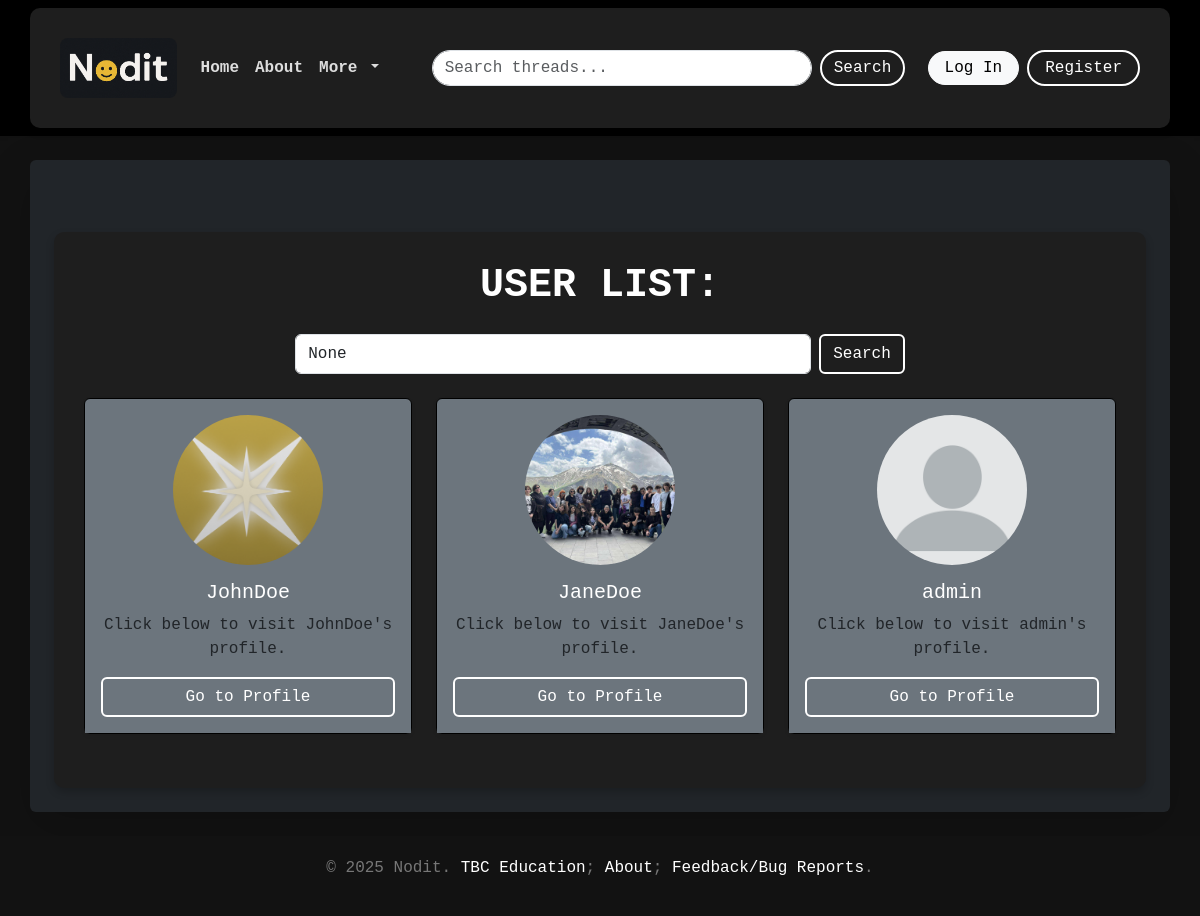
The app's page /userlist with its own data.
### models.py (models this page shows, shortened)
class User(db.Model, UserMixin):
    __tablename__ = "Users"
    id = db.Column(db.Integer, primary_key=True)
    username = db.Column(db.String, unique=True)
    password = db.Column(db.String)
    gender = db.Column(db.String)
    birthday = db.Column(db.Date)
    country = db.Column(db.String)
    pfp = db.Column(db.String)
    role = db.Column(db.String, default="user")
    posts = db.relationship("Post", back_populates="creator", lazy=True)
    comments = db.relationship("Comment", back_populates="commenter", lazy=True)

### routes.py (the view)
@app.route("/userlist", methods=["GET"])
def userlist():
    search_query = request.args.get('search', '').lower()
    if search_query:
        if search_query.startswith('#'):
            user_id = search_query[1:]
            users = User.query.filter(User.id == user_id).all()
        else:
            users = User.query.filter(User.username.ilike(f"%{search_query}%")).all()
    else:
        users = User.query.all()
    return render_template("userslist.html", users=users)

### templates/userslist.html
{% extends "base.html" %}
{% block content %}
<div class="container mt-5">
    <h1 class="text-center mb-4" style="font-weight: 800;">USER LIST:</h1>
    <form method="GET" action="/userlist" class="mb-4 d-flex justify-content-center">
        <input type="text" name="search" class="form-control w-50" placeholder="Search by username or ID (e.g., #123)"
               value="{{ request.args.get('search') }}">
        <button type="submit" class="btn btn-outline-light ms-2">Search</button>
    </form>
    <div class="row">
        {% for user in users %}
        <div class="col-md-4 mb-4">
            <div class="card shadow-sm border-black bg-secondary">
                <img src="/static/{{ user.pfp }}" class="card-img-top rounded-circle mx-auto mt-3"
                     alt="{{ user.username }}'s Profile Picture"
                     style="width: 150px; height: 150px; object-fit: cover;">
                <div class="card-body text-center bg-secondary">
                    <h5 class="card-title text-white">{{ user.username }}</h5>
                    <p class="card-text">Click below to visit {{ user.username }}'s profile.</p>
                    <a href="/profile/{{ user.id }}" class="btn btn-outline-light w-100">Go to Profile</a>
                </div>
            </div>
        </div>
        {% endfor %}
    </div>
</div>
{% endblock %}

### templates/base.html (style rules this page uses)
body { font-family: 'Roboto Mono', monospace; background-color: #121212; color: #fff; }
.container { background-color: #1e1e1e; border-radius: 10px; padding: 30px; box-shadow: 0 4px 8px rgba(0, 0, 0, 0.2); }
.btn-outline-light { border: 2px solid #fff; color: #fff; }

### records on screen
User: pfp (picture), username "JohnDoe"
User: pfp (picture), username "JaneDoe"
User: pfp (picture), username "admin"
